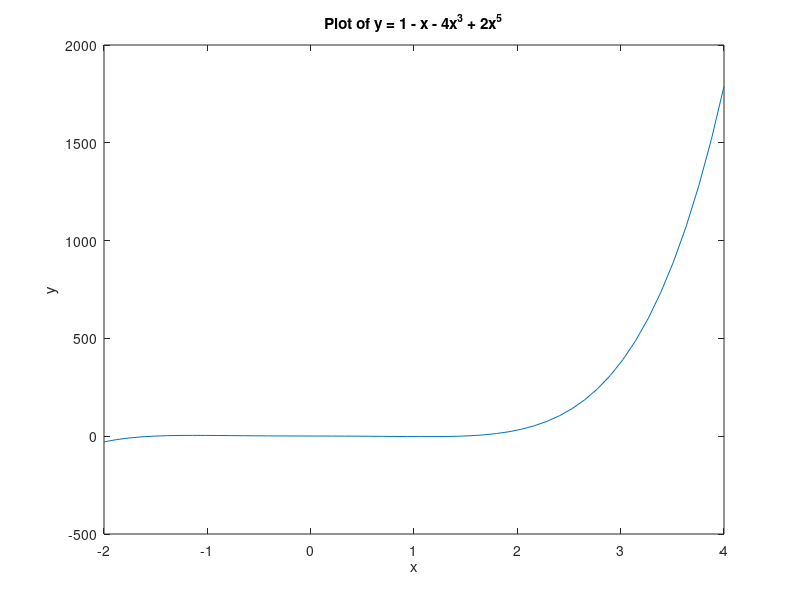

MATLAB code to generate this figure: (Note: this script raises an error after producing the figure.)
% short script to call the Trapezoid function 
% to calculate the value of the integral

x = linspace(-2,4,50) ;
y = 1 - x - 4.*x.^3 + 2.*x.^5 ;

plot(x,y)
title('Plot of y = 1 - x - 4x^3 + 2x^5')
xlabel('x')
ylabel('y')

Y = @(x) 1 - x - 4.*x.^3 + 2.*x.^5 ;

%% Call function

% I = Trapezoid(Y,-2,4,1)
%    I = 5280 
%    Error = 378.261%


% I = Trapezoid(Y,-2,4,2)
%    I = 2634 
%    Error = 138.587 %


I = Trapezoid(Y,-2,4)
%    I = 1120.9038 
%    Error = 1.531 %





